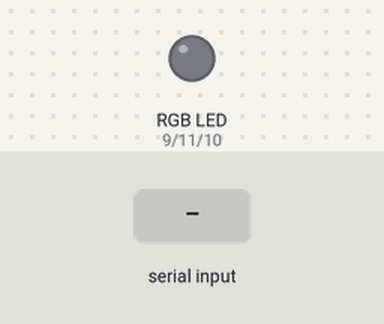
This sketch was run on a simulated Arduino Uno, built with avr-gcc and run on an emulated ATmega328P. Parts: an RGB LED mixed from three pins (HIGH = lit). Inputs (shaded band) come from the test bench.

Above: at 1.2 s.
1.3 s: "h" received over Serial
At 2.7 s:
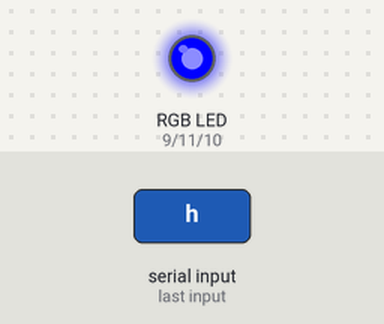
3.9 s: byte 114 ('r') received over Serial
6.9 s: "a" received over Serial
At 7.3 s:
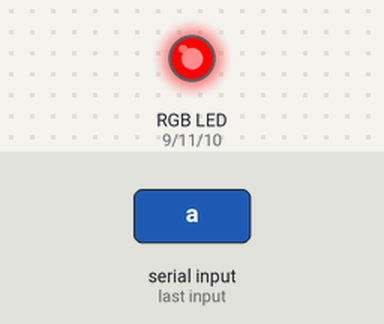
8.4 s: "c" received over Serial
At 9.6 s:
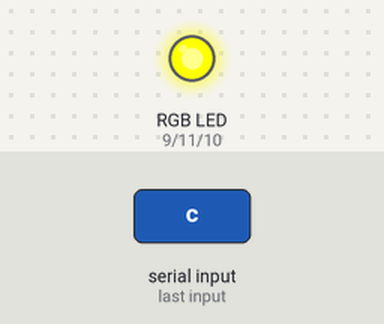
9.9 s: "d" received over Serial
At 10.8 s:
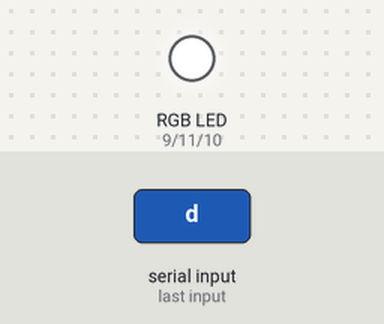
11.4 s: "e" received over Serial
At 11.9 s:
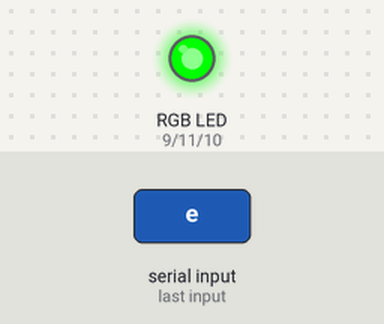
Timing chart, 0 to 13.9 s (numbered marks = the images above; inputs shaded):
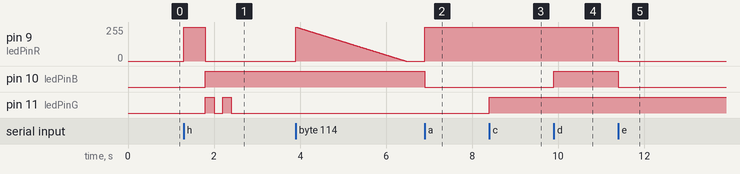

Measured:
- after the input at 1.3 s, pin 9 (ledPinR): 0/255 → 255/255 at once, → 0/255 0.50 s later; pin 10 (ledPinB): LOW → HIGH after 0.50 s; pin 11 (ledPinG): alternates HIGH for 0.20 s and LOW for 0.20 s, 4 changes in all, then stays LOW, starting after 0.50 s
- after the input at 6.9 s, pin 9 (ledPinR): 0/255 → 255/255 at once; pin 10 (ledPinB): HIGH → LOW at once
- after the input at 8.4 s, pin 11 (ledPinG): LOW → HIGH at once
- after the input at 9.9 s, pin 10 (ledPinB): LOW → HIGH at once
- after the input at 11.4 s, pin 9 (ledPinR): 255/255 → 0/255 at once; pin 10 (ledPinB): HIGH → LOW at once

The sketch:

arduino-setup-code.ino
```cpp
// Arduino config for IKEA LED Dioder
// demo set up

// PIN definition:
int ledPinR = 9; 	//Red
int ledPinG = 11; 	//Green
int ledPinB = 10; 	//Blue

// initial setup
void setup()  {
pinMode(ledPinR, OUTPUT);
pinMode(ledPinG, OUTPUT);
pinMode(ledPinB, OUTPUT);

Serial.begin(9600);
}

// program - interaction interface
void loop() {
	if (Serial.available() > 0) {
    int inByte = Serial.read();

  switch (inByte) {

      // red
   case 'a':
      analogWrite(ledPinR, 255);
      analogWrite(ledPinG,0);
      analogWrite(ledPinB, 0);
      break;
      // pink
   case 'b':
      analogWrite(ledPinR, 255);
      analogWrite(ledPinG,0);
      analogWrite(ledPinB, 255);
      break;
   case 'c':
      // yellow
      analogWrite(ledPinR, 255);
      analogWrite(ledPinG, 255);
      analogWrite(ledPinB, 0);
      break;
   case 'd':
      // white
      analogWrite(ledPinR, 255);
      analogWrite(ledPinG, 255);
      analogWrite(ledPinB, 255);
      break;
   case 'e':
     // green
      analogWrite(ledPinR, 0);
      analogWrite(ledPinG,255);
      analogWrite(ledPinB, 0);
      break;
   case 'f':
     // teal
      analogWrite(ledPinR, 0);
      analogWrite(ledPinG,255);
      analogWrite(ledPinB,255);
      break;
   case 'g':
     // blue
      analogWrite(ledPinR, 0);
      analogWrite(ledPinG,0);
      analogWrite(ledPinB,255);
      break;
    case 'p':
     // off
      analogWrite(ledPinR,0);
      analogWrite(ledPinG,0);
      analogWrite(ledPinB,0);
      break;
  case 'h':
      analogWrite(ledPinR, 255);
      analogWrite(ledPinG, 0);
      analogWrite(ledPinB, 0);
      delay(500);
      analogWrite(ledPinR, 0);
      analogWrite(ledPinG, 255);
      analogWrite(ledPinB, 255);
      delay(200);
      analogWrite(ledPinR, 0);
      analogWrite(ledPinG,0);
      analogWrite(ledPinB, 255);
      delay(200);
      analogWrite(ledPinR, 0);
      analogWrite(ledPinG, 255);
      analogWrite(ledPinB, 255);
      delay(200);
      analogWrite(ledPinR, 0);
      analogWrite(ledPinG, 0);
      analogWrite(ledPinB, 255);
      delay(200);
      break;
   case 'o':
      for (int i=0; i <= 255; i++){
      analogWrite(ledPinR, i);
      delay(10);
   }
  break;
 case 'r':
      for (int i=255; i >= 0 ; i = i - 1){
      analogWrite(ledPinR, i);
      delay(10);
   }
  break;


 default:
      // turn all the LEDs off:
      analogWrite(ledPinR, 0);
      analogWrite(ledPinG, 0);
      analogWrite(ledPinB, 0);
    }
  }
}
```
